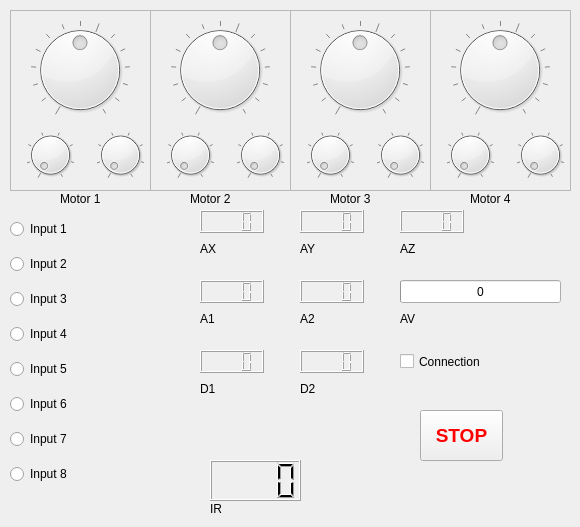
    <widget class="QWidget" name="tab_main">
     <attribute name="title">
      <string>Main</string>
     </attribute>
     <widget class="QFrame" name="frame">
      <property name="geometry">
       <rect>
        <x>10</x>
        <y>10</y>
        <width>141</width>
        <height>181</height>
       </rect>
      </property>
      <property name="frameShape">
       <enum>QFrame::StyledPanel</enum>
      </property>
      <property name="frameShadow">
       <enum>QFrame::Raised</enum>
      </property>
      <widget class="QDial" name="dial_MainBoth_1">
       <property name="geometry">
        <rect>
         <x>20</x>
         <y>10</y>
         <width>100</width>
         <height>100</height>
        </rect>
       </property>
       <property name="cursor">
        <cursorShape>OpenHandCursor</cursorShape>
       </property>
       <property name="focusPolicy">
        <enum>Qt::NoFocus</enum>
       </property>
       <property name="toolTip">
        <string>Motor 1</string>
       </property>
       <property name="minimum">
        <number>-7</number>
       </property>
       <property name="maximum">
        <number>7</number>
       </property>
       <property name="pageStep">
        <number>8</number>
       </property>
       <property name="wrapping">
        <bool>false</bool>
       </property>
       <property name="notchesVisible">
        <bool>true</bool>
       </property>
      </widget>
      <widget class="QDial" name="dial_MainLeft_1">
       <property name="geometry">
        <rect>
         <x>10</x>
         <y>120</y>
         <width>61</width>
         <height>50</height>
        </rect>
       </property>
       <property name="cursor">
        <cursorShape>OpenHandCursor</cursorShape>
       </property>
       <property name="focusPolicy">
        <enum>Qt::NoFocus</enum>
       </property>
       <property name="toolTip">
        <string>Output 1</string>
       </property>
       <property name="minimum">
        <number>0</number>
       </property>
       <property name="maximum">
        <number>7</number>
       </property>
       <property name="pageStep">
        <number>8</number>
       </property>
       <property name="wrapping">
        <bool>false</bool>
       </property>
       <property name="notchesVisible">
        <bool>true</bool>
       </property>
      </widget>
      <widget class="QDial" name="dial_MainRight_1">
       <property name="geometry">
        <rect>
         <x>80</x>
         <y>120</y>
         <width>61</width>
         <height>50</height>
        </rect>
       </property>
       <property name="cursor">
        <cursorShape>OpenHandCursor</cursorShape>
       </property>
       <property name="focusPolicy">
        <enum>Qt::NoFocus</enum>
       </property>
       <property name="toolTip">
        <string>Output 2</string>
       </property>
       <property name="minimum">
        <number>0</number>
       </property>
       <property name="maximum">
        <number>7</number>
       </property>
       <property name="pageStep">
        <number>8</number>
       </property>
       <property name="wrapping">
        <bool>false</bool>
       </property>
       <property name="notchesVisible">
        <bool>true</bool>
       </property>
      </widget>
     </widget>
     <widget class="QFrame" name="frame_2">
      <property name="geometry">
       <rect>
        <x>150</x>
        <y>10</y>
        <width>141</width>
        <height>181</height>
       </rect>
      </property>
      <property name="frameShape">
       <enum>QFrame::StyledPanel</enum>
      </property>
      <property name="frameShadow">
       <enum>QFrame::Raised</enum>
      </property>
      <widget class="QDial" name="dial_MainBoth_2">
       <property name="geometry">
        <rect>
         <x>20</x>
         <y>10</y>
         <width>100</width>
         <height>100</height>
        </rect>
       </property>
       <property name="cursor">
        <cursorShape>OpenHandCursor</cursorShape>
       </property>
       <property name="focusPolicy">
        <enum>Qt::NoFocus</enum>
       </property>
       <property name="toolTip">
        <string>Motor 2</string>
       </property>
       <property name="minimum">
        <number>-7</number>
       </property>
       <property name="maximum">
        <number>7</number>
       </property>
       <property name="pageStep">
        <number>8</number>
       </property>
       <property name="wrapping">
        <bool>false</bool>
       </property>
       <property name="notchesVisible">
        <bool>true</bool>
       </property>
      </widget>
      <widget class="QDial" name="dial_MainLeft_2">
       <property name="geometry">
        <rect>
         <x>10</x>
         <y>120</y>
         <width>61</width>
         <height>50</height>
        </rect>
       </property>
       <property name="cursor">
        <cursorShape>OpenHandCursor</cursorShape>
       </property>
       <property name="focusPolicy">
        <enum>Qt::NoFocus</enum>
       </property>
       <property name="toolTip">
        <string>Output 3</string>
       </property>
       <property name="minimum">
        <number>0</number>
       </property>
       <property name="maximum">
        <number>7</number>
       </property>
       <property name="pageStep">
        <number>8</number>
       </property>
       <property name="wrapping">
        <bool>false</bool>
       </property>
       <property name="notchesVisible">
        <bool>true</bool>
       </property>
      </widget>
      <widget class="QDial" name="dial_MainRight_2">
       <property name="geometry">
        <rect>
         <x>80</x>
         <y>120</y>
         <width>61</width>
         <height>50</height>
        </rect>
       </property>
       <property name="cursor">
        <cursorShape>OpenHandCursor</cursorShape>
       </property>
       <property name="focusPolicy">
        <enum>Qt::NoFocus</enum>
       </property>
       <property name="toolTip">
        <string>Output 4</string>
       </property>
       <property name="minimum">
        <number>0</number>
       </property>
       <property name="maximum">
        <number>7</number>
       </property>
       <property name="pageStep">
        <number>8</number>
       </property>
       <property name="wrapping">
        <bool>false</bool>
       </property>
       <property name="notchesVisible">
        <bool>true</bool>
       </property>
      </widget>
     </widget>
     <widget class="QFrame" name="frame_3">
      <property name="geometry">
       <rect>
        <x>290</x>
        <y>10</y>
        <width>141</width>
        <height>181</height>
       </rect>
      </property>
      <property name="frameShape">
       <enum>QFrame::StyledPanel</enum>
      </property>
      <property name="frameShadow">
       <enum>QFrame::Raised</enum>
      </property>
      <widget class="QDial" name="dial_MainBoth_3">
       <property name="geometry">
        <rect>
         <x>20</x>
         <y>10</y>
         <width>100</width>
         <height>100</height>
        </rect>
       </property>
       <property name="cursor">
        <cursorShape>OpenHandCursor</cursorShape>
       </property>
       <property name="focusPolicy">
        <enum>Qt::NoFocus</enum>
       </property>
       <property name="toolTip">
        <string>Motor 3</string>
       </property>
       <property name="minimum">
        <number>-7</number>
       </property>
       <property name="maximum">
        <number>7</number>
       </property>
       <property name="pageStep">
        <number>8</number>
       </property>
       <property name="wrapping">
        <bool>false</bool>
       </property>
       <property name="notchesVisible">
        <bool>true</bool>
       </property>
      </widget>
      <widget class="QDial" name="dial_MainLeft_3">
       <property name="geometry">
        <rect>
         <x>10</x>
         <y>120</y>
         <width>61</width>
         <height>50</height>
        </rect>
       </property>
       <property name="cursor">
        <cursorShape>OpenHandCursor</cursorShape>
       </property>
       <property name="focusPolicy">
        <enum>Qt::NoFocus</enum>
       </property>
       <property name="toolTip">
        <string>Output 5</string>
       </property>
       <property name="minimum">
        <number>0</number>
       </property>
       <property name="maximum">
        <number>7</number>
       </property>
       <property name="pageStep">
        <number>8</number>
       </property>
       <property name="wrapping">
        <bool>false</bool>
       </property>
       <property name="notchesVisible">
        <bool>true</bool>
       </property>
      </widget>
      <widget class="QDial" name="dial_MainRight_3">
       <property name="geometry">
        <rect>
         <x>80</x>
         <y>120</y>
         <width>61</width>
         <height>50</height>
        </rect>
       </property>
       <property name="cursor">
        <cursorShape>OpenHandCursor</cursorShape>
       </property>
       <property name="focusPolicy">
        <enum>Qt::NoFocus</enum>
       </property>
       <property name="toolTip">
        <string>Output 6</string>
       </property>
       <property name="minimum">
        <number>0</number>
       </property>
       <property name="maximum">
        <number>7</number>
       </property>
       <property name="pageStep">
        <number>8</number>
       </property>
       <property name="wrapping">
        <bool>false</bool>
       </property>
       <property name="notchesVisible">
        <bool>true</bool>
       </property>
      </widget>
     </widget>
     <widget class="QFrame" name="frame_4">
      <property name="geometry">
       <rect>
        <x>430</x>
        <y>10</y>
        <width>141</width>
        <height>181</height>
       </rect>
      </property>
      <property name="frameShape">
       <enum>QFrame::StyledPanel</enum>
      </property>
      <property name="frameShadow">
       <enum>QFrame::Raised</enum>
      </property>
      <widget class="QDial" name="dial_MainBoth_4">
       <property name="geometry">
        <rect>
         <x>20</x>
         <y>10</y>
         <width>100</width>
         <height>100</height>
        </rect>
       </property>
       <property name="cursor">
        <cursorShape>OpenHandCursor</cursorShape>
       </property>
       <property name="focusPolicy">
        <enum>Qt::NoFocus</enum>
       </property>
       <property name="toolTip">
        <string>Motor 4</string>
       </property>
       <property name="minimum">
        <number>-7</number>
       </property>
       <property name="maximum">
        <number>7</number>
       </property>
       <property name="pageStep">
        <number>8</number>
       </property>
       <property name="wrapping">
        <bool>false</bool>
       </property>
       <property name="notchesVisible">
        <bool>true</bool>
       </property>
      </widget>
      <widget class="QDial" name="dial_MainLeft_4">
       <property name="geometry">
        <rect>
         <x>10</x>
         <y>120</y>
         <width>61</width>
         <height>50</height>
        </rect>
       </property>
       <property name="cursor">
        <cursorShape>OpenHandCursor</cursorShape>
       </property>
       <property name="focusPolicy">
        <enum>Qt::NoFocus</enum>
       </property>
       <property name="toolTip">
        <string>Output 7</string>
       </property>
       <property name="minimum">
        <number>0</number>
       </property>
       <property name="maximum">
        <number>7</number>
       </property>
       <property name="pageStep">
        <number>8</number>
       </property>
       <property name="wrapping">
        <bool>false</bool>
       </property>
       <property name="notchesVisible">
        <bool>true</bool>
       </property>
      </widget>
      <widget class="QDial" name="dial_MainRight_4">
       <property name="geometry">
        <rect>
         <x>80</x>
         <y>120</y>
         <width>61</width>
         <height>50</height>
        </rect>
       </property>
       <property name="cursor">
        <cursorShape>OpenHandCursor</cursorShape>
       </property>
       <property name="focusPolicy">
        <enum>Qt::NoFocus</enum>
       </property>
       <property name="toolTip">
        <string>Output 8</string>
       </property>
       <property name="minimum">
        <number>0</number>
       </property>
       <property name="maximum">
        <number>7</number>
       </property>
       <property name="pageStep">
        <number>8</number>
       </property>
       <property name="wrapping">
        <bool>false</bool>
       </property>
       <property name="notchesVisible">
        <bool>true</bool>
       </property>
      </widget>
     </widget>
     <widget class="QWidget" name="verticalLayout">
      <property name="geometry">
       <rect>
        <x>10</x>
        <y>210</y>
        <width>160</width>
        <height>284</height>
       </rect>
      </property>
      <layout class="QVBoxLayout">
       <item>
        <widget class="QRadioButton" name="radioButton_MainDigital_1">
         <property name="focusPolicy">
          <enum>Qt::NoFocus</enum>
         </property>
         <property name="text">
          <string>Input 1</string>
         </property>
         <property name="checkable">
          <bool>false</bool>
         </property>
         <property name="checked">
          <bool>false</bool>
         </property>
         <property name="autoExclusive">
          <bool>false</bool>
         </property>
        </widget>
       </item>
       <item>
        <widget class="QRadioButton" name="radioButton_MainDigital_2">
         <property name="focusPolicy">
          <enum>Qt::NoFocus</enum>
         </property>
         <property name="text">
          <string>Input 2</string>
         </property>
         <property name="checkable">
          <bool>false</bool>
         </property>
         <property name="autoExclusive">
          <bool>false</bool>
         </property>
        </widget>
       </item>
       <item>
        <widget class="QRadioButton" name="radioButton_MainDigital_3">
         <property name="focusPolicy">
          <enum>Qt::NoFocus</enum>
         </property>
         <property name="text">
          <string>Input 3</string>
         </property>
         <property name="checkable">
          <bool>false</bool>
         </property>
         <property name="autoExclusive">
          <bool>false</bool>
         </property>
        </widget>
       </item>
       <item>
        <widget class="QRadioButton" name="radioButton_MainDigital_4">
         <property name="focusPolicy">
          <enum>Qt::NoFocus</enum>
         </property>
         <property name="text">
          <string>Input 4</string>
         </property>
         <property name="checkable">
          <bool>false</bool>
         </property>
         <property name="autoExclusive">
          <bool>false</bool>
         </property>
        </widget>
       </item>
       <item>
        <widget class="QRadioButton" name="radioButton_MainDigital_5">
         <property name="focusPolicy">
          <enum>Qt::NoFocus</enum>
         </property>
         <property name="text">
          <string>Input 5</string>
         </property>
         <property name="checkable">
          <bool>false</bool>
         </property>
         <property name="autoExclusive">
          <bool>false</bool>
         </property>
        </widget>
       </item>
       <item>
        <widget class="QRadioButton" name="radioButton_MainDigital_6">
         <property name="focusPolicy">
          <enum>Qt::NoFocus</enum>
         </property>
         <property name="text">
          <string>Input 6</string>
         </property>
         <property name="checkable">
          <bool>false</bool>
         </property>
         <property name="autoExclusive">
          <bool>false</bool>
         </property>
        </widget>
       </item>
       <item>
        <widget class="QRadioButton" name="radioButton_MainDigital_7">
         <property name="focusPolicy">
          <enum>Qt::NoFocus</enum>
         </property>
         <property name="text">
          <string>Input 7</string>
         </property>
         <property name="checkable">
          <bool>false</bool>
         </property>
         <property name="autoExclusive">
          <bool>false</bool>
         </property>
        </widget>
       </item>
       <item>
        <widget class="QRadioButton" name="radioButton_MainDigital_8">
         <property name="focusPolicy">
          <enum>Qt::NoFocus</enum>
         </property>
         <property name="text">
          <string>Input 8</string>
         </property>
         <property name="checkable">
          <bool>false</bool>
         </property>
         <property name="autoExclusive">
          <bool>false</bool>
         </property>
        </widget>
       </item>
      </layout>
     </widget>
     <widget class="QProgressBar" name="progressBar_Voltage">
      <property name="geometry">
       <rect>
        <x>400</x>
        <y>280</y>
        <width>161</width>
        <height>23</height>
       </rect>
      </property>
      <property name="toolTip">
       <string>&lt;html&gt;&lt;head&gt;&lt;meta name=&quot;qrichtext&quot; content=&quot;1&quot; /&gt;&lt;style type=&quot;text/css&quot;&gt;
p, li { white-space: pre-wrap; }
&lt;/style&gt;&lt;/head&gt;&lt;body style=&quot; font-family:'Arial'; font-size:12pt; font-weight:400; font-style:normal;&quot;&gt;
&lt;p style=&quot; margin-top:0px; margin-bottom:0px; margin-left:0px; margin-right:0px; -qt-block-indent:0; text-indent:0px;&quot;&gt;AV&lt;/p&gt;&lt;/body&gt;&lt;/html&gt;</string>
      </property>
      <property name="maximum">
       <number>12</number>
      </property>
      <property name="value">
       <number>0</number>
      </property>
      <property name="format">
       <string>%v</string>
      </property>
     </widget>
     <widget class="QLCDNumber" name="lcdNumber_AX">
      <property name="geometry">
       <rect>
        <x>200</x>
        <y>210</y>
        <width>64</width>
        <height>23</height>
       </rect>
      </property>
      <property name="palette">
       <palette>
        <active>
         <colorrole role="Text">
          <brush brushstyle="SolidPattern">
           <color alpha="255">
            <red>20</red>
            <green>19</green>
            <blue>18</blue>
           </color>
          </brush>
         </colorrole>
        </active>
        <inactive>
         <colorrole role="Text">
          <brush brushstyle="SolidPattern">
           <color alpha="255">
            <red>20</red>
            <green>19</green>
            <blue>18</blue>
           </color>
          </brush>
         </colorrole>
        </inactive>
        <disabled>
         <colorrole role="Text">
          <brush brushstyle="SolidPattern">
           <color alpha="255">
            <red>0</red>
            <green>0</green>
            <blue>0</blue>
           </color>
          </brush>
         </colorrole>
        </disabled>
       </palette>
      </property>
      <property name="font">
       <font>
        <weight>50</weight>
        <bold>false</bold>
       </font>
      </property>
      <property name="toolTip">
       <string>AX</string>
      </property>
      <property name="numDigits">
       <number>4</number>
      </property>
      <property name="value" stdset="0">
       <double>0.000000000000000</double>
      </property>
      <property name="intValue" stdset="0">
       <number>0</number>
      </property>
     </widget>
     <widget class="QLCDNumber" name="lcdNumber_AY">
      <property name="geometry">
       <rect>
        <x>300</x>
        <y>210</y>
        <width>64</width>
        <height>23</height>
       </rect>
      </property>
      <property name="toolTip">
       <string>AY</string>
      </property>
      <property name="numDigits">
       <number>4</number>
      </property>
      <property name="value" stdset="0">
       <double>0.000000000000000</double>
      </property>
      <property name="intValue" stdset="0">
       <number>0</number>
      </property>
     </widget>
     <widget class="QLCDNumber" name="lcdNumber_A1">
      <property name="geometry">
       <rect>
        <x>200</x>
        <y>280</y>
        <width>64</width>
        <height>23</height>
       </rect>
      </property>
      <property name="toolTip">
       <string>A1</string>
      </property>
      <property name="numDigits">
       <number>4</number>
      </property>
      <property name="value" stdset="0">
       <double>0.000000000000000</double>
      </property>
      <property name="intValue" stdset="0">
       <number>0</number>
      </property>
     </widget>
     <widget class="QLCDNumber" name="lcdNumber_A2">
      <property name="geometry">
       <rect>
        <x>300</x>
        <y>280</y>
        <width>64</width>
        <height>23</height>
       </rect>
      </property>
      <property name="toolTip">
       <string>A2</string>
      </property>
      <property name="numDigits">
       <number>4</number>
      </property>
      <property name="value" stdset="0">
       <double>0.000000000000000</double>
      </property>
      <property name="intValue" stdset="0">
       <number>0</number>
      </property>
     </widget>
     <widget class="QLCDNumber" name="lcdNumber_AZ">
      <property name="geometry">
       <rect>
        <x>400</x>
        <y>210</y>
        <width>64</width>
        <height>23</height>
       </rect>
      </property>
      <property name="toolTip">
       <string>AZ</string>
      </property>
      <property name="numDigits">
       <number>4</number>
      </property>
      <property name="value" stdset="0">
       <double>0.000000000000000</double>
      </property>
      <property name="intValue" stdset="0">
       <number>0</number>
      </property>
     </widget>
     <widget class="QLCDNumber" name="lcdNumber_IR">
      <property name="geometry">
       <rect>
        <x>210</x>
        <y>460</y>
        <width>91</width>
        <height>41</height>
       </rect>
      </property>
      <property name="toolTip">
       <string>IR</string>
      </property>
      <property name="numDigits">
       <number>4</number>
      </property>
      <property name="value" stdset="0">
       <double>0.000000000000000</double>
      </property>
      <property name="intValue" stdset="0">
       <number>0</number>
      </property>
     </widget>
     <widget class="QLabel" name="label">
      <property name="geometry">
       <rect>
        <x>210</x>
        <y>500</y>
        <width>60</width>
        <height>18</height>
       </rect>
      </property>
      <property name="text">
       <string>IR</string>
      </property>
     </widget>
     <widget class="QLabel" name="label_2">
      <property name="geometry">
       <rect>
        <x>200</x>
        <y>240</y>
        <width>60</width>
        <height>18</height>
       </rect>
      </property>
      <property name="text">
       <string>AX</string>
      </property>
     </widget>
     <widget class="QLabel" name="label_3">
      <property name="geometry">
       <rect>
        <x>300</x>
        <y>240</y>
        <width>60</width>
        <height>18</height>
       </rect>
      </property>
      <property name="text">
       <string>AY</string>
      </property>
     </widget>
     <widget class="QLabel" name="label_4">
      <property name="geometry">
       <rect>
        <x>400</x>
        <y>240</y>
        <width>60</width>
        <height>18</height>
       </rect>
      </property>
      <property name="text">
       <string>AZ</string>
      </property>
     </widget>
     <widget class="QLabel" name="label_5">
      <property name="geometry">
       <rect>
        <x>200</x>
        <y>310</y>
        <width>60</width>
        <height>18</height>
       </rect>
      </property>
      <property name="text">
       <string>A1</string>
      </property>
     </widget>
     <widget class="QLabel" name="label_6">
      <property name="geometry">
       <rect>
        <x>300</x>
        <y>310</y>
        <width>60</width>
        <height>18</height>
       </rect>
      </property>
      <property name="text">
       <string>A2</string>
      </property>
     </widget>
     <widget class="QLabel" name="label_7">
      <property name="geometry">
       <rect>
        <x>400</x>
        <y>310</y>
        <width>60</width>
        <height>18</height>
       </rect>
      </property>
      <property name="text">
       <string>AV</string>
      </property>
     </widget>
     <widget class="QLabel" name="label_8">
      <property name="geometry">
       <rect>
        <x>60</x>
        <y>190</y>
        <width>60</width>
        <height>18</height>
       </rect>
      </property>
      <property name="text">
       <string>Motor 1</string>
      </property>
     </widget>
     <widget class="QLabel" name="label_9">
      <property name="geometry">
       <rect>
        <x>190</x>
        <y>190</y>
        <width>71</width>
        <height>18</height>
       </rect>
      </property>
      <property name="text">
       <string>Motor 2</string>
      </property>
     </widget>
     <widget class="QLabel" name="label_10">
      <property name="geometry">
       <rect>
        <x>330</x>
        <y>190</y>
        <width>71</width>
        <height>18</height>
       </rect>
      </property>
      <property name="text">
       <string>Motor 3</string>
      </property>
     </widget>
     <widget class="QLabel" name="label_11">
      <property name="geometry">
       <rect>
        <x>470</x>
        <y>190</y>
        <width>71</width>
        <height>18</height>
       </rect>
      </property>
      <property name="text">
       <string>Motor 4</string>
      </property>
     </widget>
     <widget class="QPushButton" name="pushButton_Stop">
      <property name="geometry">
       <rect>
        <x>420</x>
        <y>410</y>
        <width>83</width>
        <height>51</height>
       </rect>
      </property>
      <property name="palette">
       <palette>
        <active>
         <colorrole role="ButtonText">
          <brush brushstyle="SolidPattern">
           <color alpha="255">
            <red>255</red>
            <green>0</green>
            <blue>0</blue>
           </color>
          </brush>
         </colorrole>
        </active>
        <inactive>
         <colorrole role="ButtonText">
          <brush brushstyle="SolidPattern">
           <color alpha="255">
            <red>255</red>
            <green>0</green>
            <blue>0</blue>
           </color>
          </brush>
         </colorrole>
        </inactive>
        <disabled>
         <colorrole role="ButtonText">
          <brush brushstyle="SolidPattern">
           <color alpha="255">
            <red>151</red>
            <green>150</green>
            <blue>149</blue>
           </color>
          </brush>
         </colorrole>
        </disabled>
       </palette>
      </property>
      <property name="font">
       <font>
        <pointsize>14</pointsize>
        <weight>75</weight>
        <bold>true</bold>
       </font>
      </property>
      <property name="text">
       <string>STOP</string>
      </property>
     </widget>
     <widget class="QLCDNumber" name="lcdNumber_D1">
      <property name="geometry">
       <rect>
        <x>200</x>
        <y>350</y>
        <width>64</width>
        <height>23</height>
       </rect>
      </property>
      <property name="toolTip">
       <string>A1</string>
      </property>
      <property name="numDigits">
       <number>4</number>
      </property>
      <property name="value" stdset="0">
       <double>0.000000000000000</double>
      </property>
      <property name="intValue" stdset="0">
       <number>0</number>
      </property>
     </widget>
     <widget class="QLCDNumber" name="lcdNumber_D2">
      <property name="geometry">
       <rect>
        <x>300</x>
        <y>350</y>
        <width>64</width>
        <height>23</height>
       </rect>
      </property>
      <property name="toolTip">
       <string>A1</string>
      </property>
      <property name="numDigits">
       <number>4</number>
      </property>
      <property name="value" stdset="0">
       <double>0.000000000000000</double>
      </property>
      <property name="intValue" stdset="0">
       <number>0</number>
      </property>
     </widget>
     <widget class="QLabel" name="label_27">
      <property name="geometry">
       <rect>
        <x>200</x>
        <y>380</y>
        <width>60</width>
        <height>18</height>
       </rect>
      </property>
      <property name="text">
       <string>D1</string>
      </property>
     </widget>
     <widget class="QLabel" name="label_28">
      <property name="geometry">
       <rect>
        <x>300</x>
        <y>380</y>
        <width>60</width>
        <height>18</height>
       </rect>
      </property>
      <property name="text">
       <string>D2</string>
      </property>
     </widget>
     <widget class="QCheckBox" name="checkBoxConnection_Main">
      <property name="geometry">
       <rect>
        <x>400</x>
        <y>350</y>
        <width>121</width>
        <height>23</height>
       </rect>
      </property>
      <property name="text">
       <string>Connection</string>
      </property>
     </widget>
    </widget>
